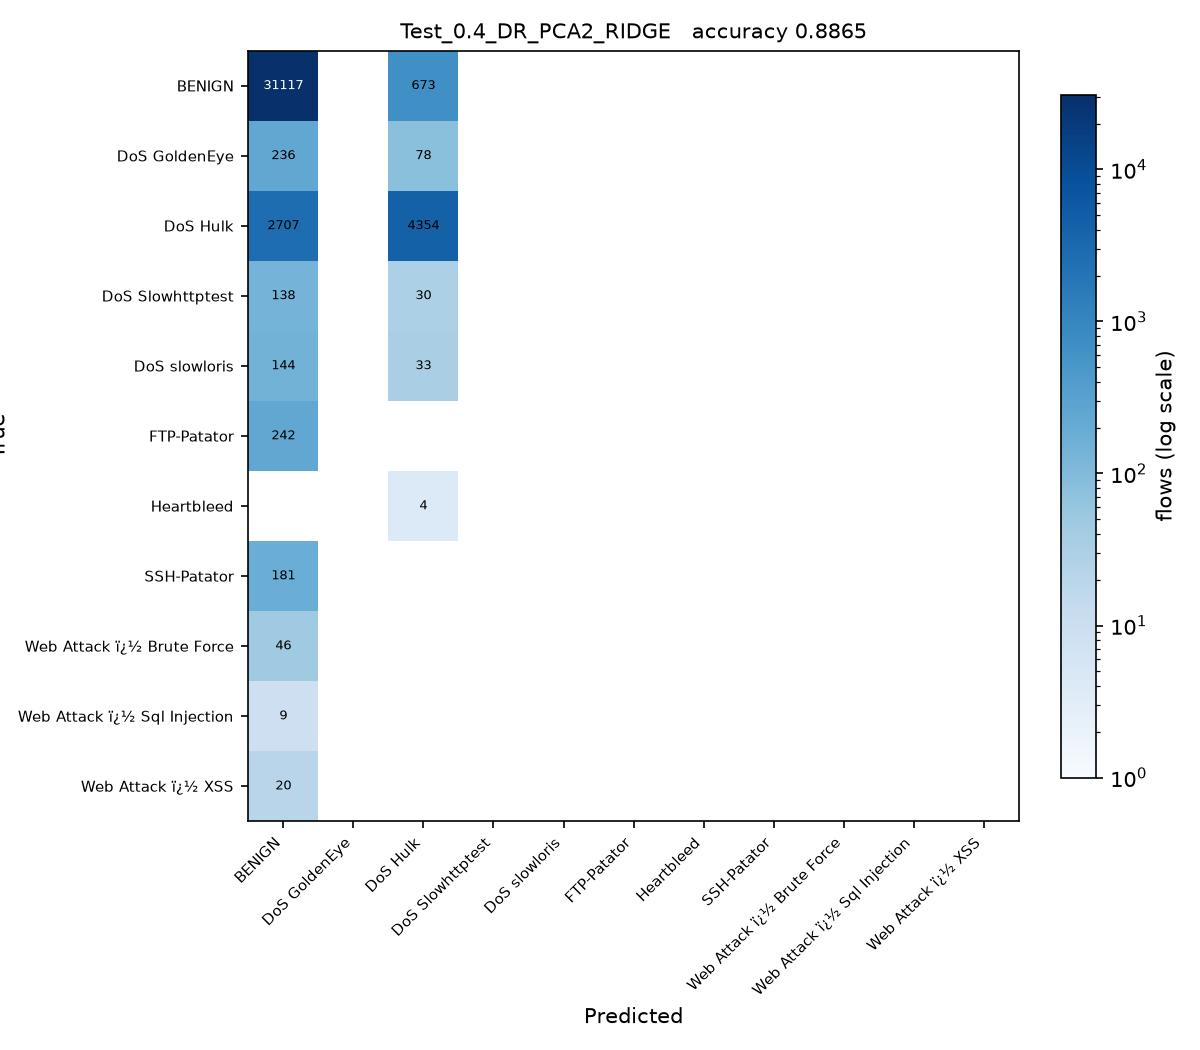

This chart was generated by the following Python code:
# Test_0.4_DR_PCA2_RIDGE.py
#
# Test size 0.4  |  PCA, 2 components  |  Ridge Regression -> RidgeClassifier (sheet #3)
#
# This is SGDC_60_40.py with the changes marked CHANGE below and nothing else.
#
# Sheet entry 3 is Ridge(alpha=1.0), a regressor. RidgeClassifier is the
# same L2-penalised model fitted for classification. alpha is kept at 1.0.

import os
from pathlib import Path

# CHANGE 1: run from the project folder, so the CSV names below resolve, and
# read them as latin-1. The Web Attack labels contain byte 0x96, which the
# default utf-8 decoder rejects with UnicodeDecodeError.
os.chdir(Path(__file__).resolve().parent.parent)
import numpy as np
import pandas as pd

df1 = pd.read_csv(r'C:\Users\Karthika\OneDrive\Desktop\ACN_PCA_75_Runs\Scripts\Tuesday-WorkingHours.pcap_ISCX (1).csv', low_memory=True, encoding='latin-1')
df2 = pd.read_csv(r'C:\Users\Karthika\OneDrive\Desktop\ACN_PCA_75_Runs\Scripts\Wednesday-workingHours.pcap_ISCX.csv', low_memory=True, encoding='latin-1')
df3 = pd.read_csv(r'C:\Users\Karthika\OneDrive\Desktop\ACN_PCA_75_Runs\Scripts\Thursday-WorkingHours-Morning-WebAttacks.pcap_ISCX.csv', low_memory=True, encoding='latin-1')

dataset = pd.concat([df1, df2, df3], ignore_index=True)

dataset.columns = dataset.columns.str.strip()

# CHANGE 2: a stratified sample of 100000 flows, the same for every run.
# The full three captures hold about 1.3 million flows, which makes 75 runs
# impractical. At least 50 flows of every class are kept.
label = dataset.columns[-1]
dataset = pd.concat(
    [g.sample(n=min(len(g), max(50, round(100000 * len(g) / len(dataset)))), random_state=0)
     for _, g in dataset.groupby(label)],
    ignore_index=True
)

X = dataset.iloc[:, :-1]
y = dataset.iloc[:, -1]

X = X.apply(pd.to_numeric, errors='coerce')

X.replace([np.inf, -np.inf], np.nan, inplace=True)

from sklearn.impute import SimpleImputer

imputer = SimpleImputer(missing_values=np.nan, strategy='mean')
X = imputer.fit_transform(X)

from sklearn.preprocessing import LabelEncoder

labelencoder_y = LabelEncoder()
y = labelencoder_y.fit_transform(y)

from sklearn.model_selection import train_test_split

X_train, X_test, y_train, y_test = train_test_split(
    X,
    y,
    test_size=0.4,   # CHANGE 3: test size
    random_state=0,
    stratify=y
)

# CHANGE 4: PCA, from PCA_LDA_KErnel_PCA_CODE.pdf (fitted on training data only).
# PCA follows the directions of largest variance, so the features have to be on
# a common scale first, otherwise the components just track whichever column has
# the biggest units. The scaler is fitted on the training split only.
from sklearn.preprocessing import StandardScaler
from sklearn.decomposition import PCA

scaler = StandardScaler()
X_train = scaler.fit_transform(X_train)
X_test = scaler.transform(X_test)

pca = PCA(n_components=2)
X_train = pca.fit_transform(X_train)          # no labels: PCA is unsupervised
X_test = pca.transform(X_test)
print("\nVariance explained by 2 components : {:.4f}".format(pca.explained_variance_ratio_.sum()))

# CHANGE 5: Ridge Regression -> RidgeClassifier (sheet #3) in place of SGDClassifier
from sklearn.linear_model import RidgeClassifier

classifier = RidgeClassifier(
    alpha=1.0,
    random_state=0
)

classifier.fit(X_train, y_train)

y_pred = classifier.predict(X_test) 

from sklearn.metrics import confusion_matrix
from sklearn.metrics import accuracy_score
from sklearn.metrics import precision_score
from sklearn.metrics import recall_score
from sklearn.metrics import f1_score
from sklearn.metrics import classification_report

cm = confusion_matrix(y_test, y_pred)

print("Confusion Matrix:\n")
print(cm)

print("\nAccuracy : {:.4f}".format(accuracy_score(y_test, y_pred)))
print("\nPrecision : {:.4f}".format(precision_score(y_test, y_pred, average='weighted')))
print("\nRecall : {:.4f}".format(recall_score(y_test, y_pred, average='weighted')))
print("\nF1 Score : {:.4f}".format(f1_score(y_test, y_pred, average='weighted')))

print("\nClassification Report:\n")
print(classification_report(y_test, y_pred))
# CHANGE 6: save the confusion matrix as Test_0.4_DR_PCA2_RIDGE.jpg and record the result
import matplotlib
matplotlib.use('Agg')
import matplotlib.pyplot as plt
from matplotlib.colors import LogNorm

here = Path(__file__).resolve().parent
names = [str(c) for c in labelencoder_y.classes_]
fig, ax = plt.subplots(figsize=(8, 7))
im = ax.imshow(cm, cmap='Blues', norm=LogNorm(vmin=1))
ax.set_xticks(range(len(names)), names, rotation=45, ha='right', fontsize=7)
ax.set_yticks(range(len(names)), names, fontsize=7)
ax.set_xlabel('Predicted')
ax.set_ylabel('True')
ax.set_title('Test_0.4_DR_PCA2_RIDGE   accuracy {:.4f}'.format(accuracy_score(y_test, y_pred)), fontsize=10)
for i in range(cm.shape[0]):
    for j in range(cm.shape[1]):
        if cm[i, j]:
            ax.text(j, i, cm[i, j], ha='center', va='center', fontsize=6,
                    color='white' if cm[i, j] > cm.max() / 3 else 'black')
fig.colorbar(im, ax=ax, fraction=0.04, label='flows (log scale)')
fig.tight_layout()
fig.savefig(here / 'Test_0.4_DR_PCA2_RIDGE.jpg', dpi=150)
plt.close(fig)

row = pd.DataFrame([{
    'Test': 0.4, 'DR': 'PCA2', 'Clas': 'RIDGE',
    'Acc': round(accuracy_score(y_test, y_pred), 4),
    'Pre': round(precision_score(y_test, y_pred, average='weighted', zero_division=0), 4),
    'Rec': round(recall_score(y_test, y_pred, average='weighted', zero_division=0), 4),
    'F1': round(f1_score(y_test, y_pred, average='weighted', zero_division=0), 4),
    'script': 'Test_0.4_DR_PCA2_RIDGE',
}])
out = here.parent / 'results' / '75_runs.csv'
out.parent.mkdir(exist_ok=True)
if out.exists():
    old = pd.read_csv(out)
    row = pd.concat([old[old['script'] != 'Test_0.4_DR_PCA2_RIDGE'], row], ignore_index=True)
row.to_csv(out, index=False)
